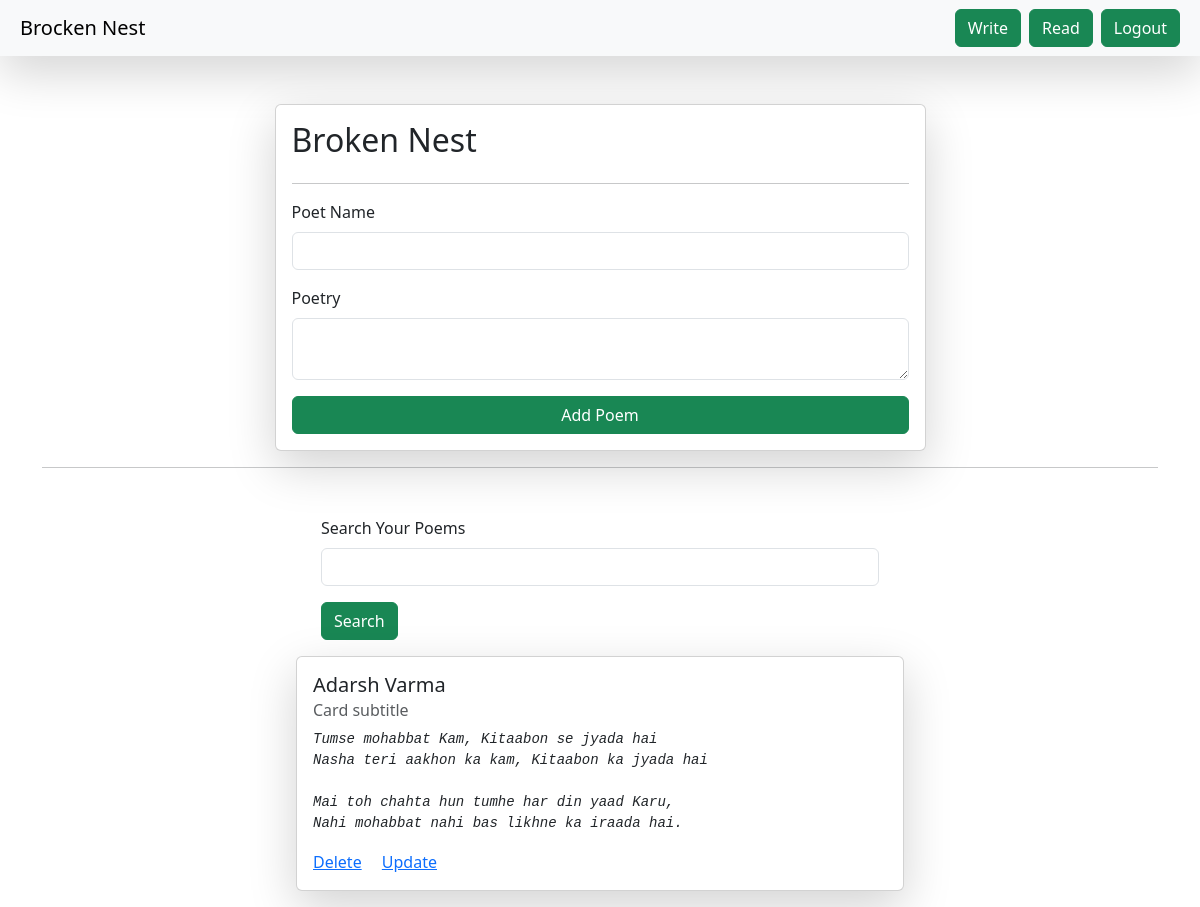
Screenshot of /brocken-nest/ (signed in) with the database file from the repository.
### brokennest/models.py (models this page shows)
class books(models.Model):
    user = models.ForeignKey(User,on_delete = models.SET_NULL, null=True,blank=True)
    note_name = models.CharField(max_length = 200)
    note_description = models.TextField()

### brokennest/views.py (the view, shortened to what this page needs)
# urls.py: path("brocken-nest/", notebook, name = "notebook"),
@login_required(login_url="/login/")
def notebook(request):
    queryset = books.objects.all()
    if request.GET.get("Search"):
         queryset = queryset.filter(note_name__icontains = request.GET.get("Search"))
    context = {"notebook":queryset}
    return render(request, "books.html", context)

### brokennest/templates/books.html (shortened to what this page needs)
{% extends "base.html" %}
{% block start %}
    <div class = "container mt-5">
        <form class="col-7 mx-auto card p-3 shadow-lg" method="post">
            <h2>Broken Nest</h2>
            <hr>
            <div class="mb-3">
              <label class="form-label">Poet Name</label>
              <input name = "note_name" type="text" required class="form-control" >
            </div>
            <div class="mb-3">
              <label class="form-label">Poetry</label>
              <textarea name = "note_description" required class="form-control"></textarea>
            </div>
            <button type="submit" class="btn btn-success">Add Poem</button>
          </form>
          <hr>
          <div class="mt-5">
            <div class="mx-auto col-6 ">
            <form>
              <div class="mb-3">
                <label for="exampleInputEmail1" class="form-label">Search Your Poems</label>
                <input name="Search" type="text" class="form-control">
              </div>
              <button type="submit" class="btn btn-success">Search</button>
            </form>
            </div>
          </div>
          <div class="d-flex flex-column align-items-center">
            {% for note in notebook %}
            {% if request.user.is_authenticated and request.user == note.user %}
            <div class="card my-3 shadow-lg" style="width: 38rem;">
              <div class="card-body">
                <h5 class="card-title">{{note.note_name}}</h5>
                <h6 class="card-subtitle mb-2 text-muted">Card subtitle</h6>
                <i class="card-text"><pre mt-2>{{ note.note_description }}</pre></i>
                <a href="{% url 'delete_note' note.id %}" class="card-link">Delete</a>
                <a href="{% url 'update_note' note.id %}" class="card-link">Update</a>
              </div>
            </div>
            {% endif %}
            {% endfor %}
          </div>
    </div>
{% endblock %}

### rows the page displays
books: note_name "Adarsh Varma", note_description "Tumse mohabbat Kam, Kitaabon se jyada hai Nasha teri aakhon ka kam, Kitaabon ka jyada hai Mai toh chahta hun tumhe har din yaad Karu, Nahi mohabbat nahi bas likhne ka iraada hai."
